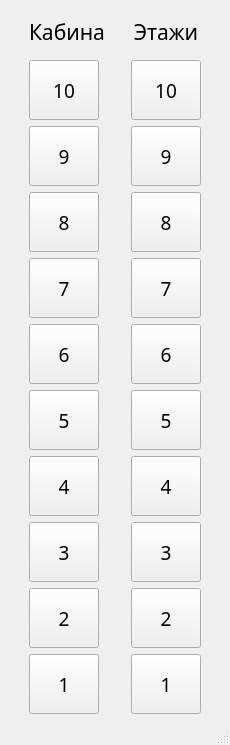
<?xml version="1.0" encoding="UTF-8"?>
<ui version="4.0">
 <class>MainWindow</class>
 <widget class="QMainWindow" name="MainWindow">
  <property name="geometry">
   <rect>
    <x>0</x>
    <y>0</y>
    <width>230</width>
    <height>745</height>
   </rect>
  </property>
  <property name="minimumSize">
   <size>
    <width>230</width>
    <height>745</height>
   </size>
  </property>
  <property name="maximumSize">
   <size>
    <width>230</width>
    <height>745</height>
   </size>
  </property>
  <property name="windowTitle">
   <string>lab_04</string>
  </property>
  <widget class="QWidget" name="centralwidget">
   <layout class="QHBoxLayout" name="horizontalLayout">
    <item>
     <layout class="QVBoxLayout" name="cabin_layout">
      <item>
       <widget class="QLabel" name="lift_label">
        <property name="font">
         <font>
          <family>Fira Code Retina</family>
          <pointsize>16</pointsize>
         </font>
        </property>
        <property name="text">
         <string>Кабина</string>
        </property>
        <property name="alignment">
         <set>Qt::AlignCenter</set>
        </property>
       </widget>
      </item>
      <item>
       <widget class="QPushButton" name="lbtn_10">
        <property name="minimumSize">
         <size>
          <width>70</width>
          <height>60</height>
         </size>
        </property>
        <property name="maximumSize">
         <size>
          <width>70</width>
          <height>60</height>
         </size>
        </property>
        <property name="font">
         <font>
          <family>Chandas</family>
          <pointsize>14</pointsize>
         </font>
        </property>
        <property name="text">
         <string>10</string>
        </property>
       </widget>
      </item>
      <item>
       <widget class="QPushButton" name="lbtn_09">
        <property name="minimumSize">
         <size>
          <width>70</width>
          <height>60</height>
         </size>
        </property>
        <property name="maximumSize">
         <size>
          <width>70</width>
          <height>60</height>
         </size>
        </property>
        <property name="font">
         <font>
          <family>Chandas</family>
          <pointsize>14</pointsize>
         </font>
        </property>
        <property name="text">
         <string>9</string>
        </property>
       </widget>
      </item>
      <item>
       <widget class="QPushButton" name="lbtn_08">
        <property name="minimumSize">
         <size>
          <width>70</width>
          <height>60</height>
         </size>
        </property>
        <property name="maximumSize">
         <size>
          <width>70</width>
          <height>60</height>
         </size>
        </property>
        <property name="font">
         <font>
          <family>Chandas</family>
          <pointsize>14</pointsize>
         </font>
        </property>
        <property name="text">
         <string>8</string>
        </property>
       </widget>
      </item>
      <item>
       <widget class="QPushButton" name="lbtn_07">
        <property name="minimumSize">
         <size>
          <width>70</width>
          <height>60</height>
         </size>
        </property>
        <property name="maximumSize">
         <size>
          <width>70</width>
          <height>60</height>
         </size>
        </property>
        <property name="font">
         <font>
          <family>Chandas</family>
          <pointsize>14</pointsize>
         </font>
        </property>
        <property name="text">
         <string>7</string>
        </property>
       </widget>
      </item>
      <item>
       <widget class="QPushButton" name="lbtn_06">
        <property name="minimumSize">
         <size>
          <width>70</width>
          <height>60</height>
         </size>
        </property>
        <property name="maximumSize">
         <size>
          <width>70</width>
          <height>60</height>
         </size>
        </property>
        <property name="font">
         <font>
          <family>Chandas</family>
          <pointsize>14</pointsize>
         </font>
        </property>
        <property name="text">
         <string>6</string>
        </property>
       </widget>
      </item>
      <item>
       <widget class="QPushButton" name="lbtn_05">
        <property name="minimumSize">
         <size>
          <width>70</width>
          <height>60</height>
         </size>
        </property>
        <property name="maximumSize">
         <size>
          <width>70</width>
          <height>60</height>
         </size>
        </property>
        <property name="font">
         <font>
          <family>Chandas</family>
          <pointsize>14</pointsize>
         </font>
        </property>
        <property name="text">
         <string>5</string>
        </property>
       </widget>
      </item>
      <item>
       <widget class="QPushButton" name="lbtn_04">
        <property name="minimumSize">
         <size>
          <width>70</width>
          <height>60</height>
         </size>
        </property>
        <property name="maximumSize">
         <size>
          <width>70</width>
          <height>60</height>
         </size>
        </property>
        <property name="font">
         <font>
          <family>Chandas</family>
          <pointsize>14</pointsize>
         </font>
        </property>
        <property name="text">
         <string>4</string>
        </property>
       </widget>
      </item>
      <item>
       <widget class="QPushButton" name="lbtn_03">
        <property name="minimumSize">
         <size>
          <width>70</width>
          <height>60</height>
         </size>
        </property>
        <property name="maximumSize">
         <size>
          <width>70</width>
          <height>60</height>
         </size>
        </property>
        <property name="font">
         <font>
          <family>Chandas</family>
          <pointsize>14</pointsize>
         </font>
        </property>
        <property name="text">
         <string>3</string>
        </property>
       </widget>
      </item>
      <item>
       <widget class="QPushButton" name="lbtn_02">
        <property name="minimumSize">
         <size>
          <width>70</width>
          <height>60</height>
         </size>
        </property>
        <property name="maximumSize">
         <size>
          <width>70</width>
          <height>60</height>
         </size>
        </property>
        <property name="font">
         <font>
          <family>Chandas</family>
          <pointsize>14</pointsize>
         </font>
        </property>
        <property name="text">
         <string>2</string>
        </property>
       </widget>
      </item>
      <item>
       <widget class="QPushButton" name="lbtn_01">
        <property name="minimumSize">
         <size>
          <width>70</width>
          <height>60</height>
         </size>
        </property>
        <property name="maximumSize">
         <size>
          <width>70</width>
          <height>60</height>
         </size>
        </property>
        <property name="font">
         <font>
          <family>Chandas</family>
          <pointsize>14</pointsize>
         </font>
        </property>
        <property name="text">
         <string>1</string>
        </property>
       </widget>
      </item>
     </layout>
    </item>
    <item>
     <layout class="QVBoxLayout" name="floors_layout">
      <item>
       <widget class="QLabel" name="floor_label">
        <property name="font">
         <font>
          <family>Fira Code Retina</family>
          <pointsize>16</pointsize>
         </font>
        </property>
        <property name="text">
         <string>Этажи</string>
        </property>
        <property name="alignment">
         <set>Qt::AlignCenter</set>
        </property>
       </widget>
      </item>
      <item>
       <widget class="QPushButton" name="fbtn_10">
        <property name="minimumSize">
         <size>
          <width>70</width>
          <height>60</height>
         </size>
        </property>
        <property name="maximumSize">
         <size>
          <width>70</width>
          <height>60</height>
         </size>
        </property>
        <property name="font">
         <font>
          <family>Chandas</family>
          <pointsize>14</pointsize>
         </font>
        </property>
        <property name="text">
         <string>10</string>
        </property>
       </widget>
      </item>
      <item>
       <widget class="QPushButton" name="fbtn_09">
        <property name="minimumSize">
         <size>
          <width>70</width>
          <height>60</height>
         </size>
        </property>
        <property name="maximumSize">
         <size>
          <width>70</width>
          <height>60</height>
         </size>
        </property>
        <property name="font">
         <font>
          <family>Chandas</family>
          <pointsize>14</pointsize>
         </font>
        </property>
        <property name="text">
         <string>9</string>
        </property>
       </widget>
      </item>
      <item>
       <widget class="QPushButton" name="fbtn_08">
        <property name="minimumSize">
         <size>
          <width>70</width>
          <height>60</height>
         </size>
        </property>
        <property name="maximumSize">
         <size>
          <width>70</width>
          <height>60</height>
         </size>
        </property>
        <property name="font">
         <font>
          <family>Chandas</family>
          <pointsize>14</pointsize>
         </font>
        </property>
        <property name="text">
         <string>8</string>
        </property>
       </widget>
      </item>
      <item>
       <widget class="QPushButton" name="fbtn_07">
        <property name="minimumSize">
         <size>
          <width>70</width>
          <height>60</height>
         </size>
        </property>
        <property name="maximumSize">
         <size>
          <width>70</width>
          <height>60</height>
         </size>
        </property>
        <property name="font">
         <font>
          <family>Chandas</family>
          <pointsize>14</pointsize>
         </font>
        </property>
        <property name="text">
         <string>7</string>
        </property>
       </widget>
      </item>
      <item>
       <widget class="QPushButton" name="fbtn_06">
        <property name="minimumSize">
         <size>
          <width>70</width>
          <height>60</height>
         </size>
        </property>
        <property name="maximumSize">
         <size>
          <width>70</width>
          <height>60</height>
         </size>
        </property>
        <property name="font">
         <font>
          <family>Chandas</family>
          <pointsize>14</pointsize>
         </font>
        </property>
        <property name="text">
         <string>6</string>
        </property>
       </widget>
      </item>
      <item>
       <widget class="QPushButton" name="fbtn_05">
        <property name="minimumSize">
         <size>
          <width>70</width>
          <height>60</height>
         </size>
        </property>
        <property name="maximumSize">
         <size>
          <width>70</width>
          <height>60</height>
         </size>
        </property>
        <property name="font">
         <font>
          <family>Chandas</family>
          <pointsize>14</pointsize>
         </font>
        </property>
        <property name="text">
         <string>5</string>
        </property>
       </widget>
      </item>
      <item>
       <widget class="QPushButton" name="fbtn_04">
        <property name="minimumSize">
         <size>
          <width>70</width>
          <height>60</height>
         </size>
        </property>
        <property name="maximumSize">
         <size>
          <width>70</width>
          <height>60</height>
         </size>
        </property>
        <property name="font">
         <font>
          <family>Chandas</family>
          <pointsize>14</pointsize>
         </font>
        </property>
        <property name="text">
         <string>4</string>
        </property>
       </widget>
      </item>
      <item>
       <widget class="QPushButton" name="fbtn_03">
        <property name="minimumSize">
         <size>
          <width>70</width>
          <height>60</height>
         </size>
        </property>
        <property name="maximumSize">
         <size>
          <width>70</width>
          <height>60</height>
         </size>
        </property>
        <property name="font">
         <font>
          <family>Chandas</family>
          <pointsize>14</pointsize>
         </font>
        </property>
        <property name="text">
         <string>3</string>
        </property>
       </widget>
      </item>
      <item>
       <widget class="QPushButton" name="fbtn_02">
        <property name="minimumSize">
         <size>
          <width>70</width>
          <height>60</height>
         </size>
        </property>
        <property name="maximumSize">
         <size>
          <width>70</width>
          <height>60</height>
         </size>
        </property>
        <property name="font">
         <font>
          <family>Chandas</family>
          <pointsize>14</pointsize>
         </font>
        </property>
        <property name="text">
         <string>2</string>
        </property>
       </widget>
      </item>
      <item>
       <widget class="QPushButton" name="fbtn_01">
        <property name="minimumSize">
         <size>
          <width>70</width>
          <height>60</height>
         </size>
        </property>
        <property name="maximumSize">
         <size>
          <width>70</width>
          <height>60</height>
         </size>
        </property>
        <property name="font">
         <font>
          <family>Chandas</family>
          <pointsize>14</pointsize>
         </font>
        </property>
        <property name="text">
         <string>1</string>
        </property>
       </widget>
      </item>
     </layout>
    </item>
   </layout>
  </widget>
  <widget class="QStatusBar" name="statusbar"/>
 </widget>
 <resources/>
 <connections/>
</ui>
